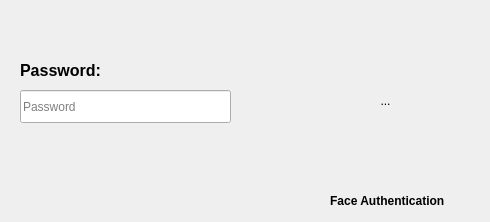
<?xml version="1.0" encoding="UTF-8"?>
<ui version="4.0">
 <class>authentication_form</class>
 <widget class="QWidget" name="authentication_form">
  <property name="windowModality">
   <enum>Qt::NonModal</enum>
  </property>
  <property name="geometry">
   <rect>
    <x>0</x>
    <y>0</y>
    <width>490</width>
    <height>222</height>
   </rect>
  </property>
  <property name="focusPolicy">
   <enum>Qt::StrongFocus</enum>
  </property>
  <property name="windowTitle">
   <string>Super User Authentication</string>
  </property>
  <widget class="QLabel" name="label">
   <property name="geometry">
    <rect>
     <x>310</x>
     <y>190</y>
     <width>151</width>
     <height>21</height>
    </rect>
   </property>
   <property name="font">
    <font>
     <family>Arial</family>
     <weight>75</weight>
     <bold>true</bold>
    </font>
   </property>
   <property name="text">
    <string> Face Authentication</string>
   </property>
   <property name="alignment">
    <set>Qt::AlignCenter</set>
   </property>
  </widget>
  <widget class="QToolButton" name="btn_faceAuth">
   <property name="geometry">
    <rect>
     <x>300</x>
     <y>20</y>
     <width>171</width>
     <height>161</height>
    </rect>
   </property>
   <property name="focusPolicy">
    <enum>Qt::TabFocus</enum>
   </property>
   <property name="styleSheet">
    <string notr="true">QToolButton{border: None;}</string>
   </property>
   <property name="text">
    <string>...</string>
   </property>
   <property name="icon">
    <iconset>
     <normaloff>../icons/facerecoglogo.png</normaloff>../icons/facerecoglogo.png</iconset>
   </property>
   <property name="iconSize">
    <size>
     <width>200</width>
     <height>200</height>
    </size>
   </property>
  </widget>
  <widget class="QLineEdit" name="pass_txt">
   <property name="geometry">
    <rect>
     <x>20</x>
     <y>90</y>
     <width>211</width>
     <height>33</height>
    </rect>
   </property>
   <property name="inputMask">
    <string/>
   </property>
   <property name="echoMode">
    <enum>QLineEdit::Password</enum>
   </property>
   <property name="placeholderText">
    <string>Password</string>
   </property>
  </widget>
  <widget class="QLabel" name="label_12">
   <property name="geometry">
    <rect>
     <x>230</x>
     <y>80</y>
     <width>61</width>
     <height>51</height>
    </rect>
   </property>
   <property name="text">
    <string/>
   </property>
   <property name="pixmap">
    <pixmap>../icons/forgot-password-icon-9.png</pixmap>
   </property>
   <property name="scaledContents">
    <bool>true</bool>
   </property>
  </widget>
  <widget class="QLabel" name="label_2">
   <property name="geometry">
    <rect>
     <x>20</x>
     <y>60</y>
     <width>81</width>
     <height>20</height>
    </rect>
   </property>
   <property name="font">
    <font>
     <family>Arial</family>
     <pointsize>12</pointsize>
     <weight>75</weight>
     <bold>true</bold>
    </font>
   </property>
   <property name="text">
    <string>Password:</string>
   </property>
   <property name="alignment">
    <set>Qt::AlignCenter</set>
   </property>
  </widget>
 </widget>
 <tabstops>
  <tabstop>pass_txt</tabstop>
  <tabstop>btn_faceAuth</tabstop>
 </tabstops>
 <resources/>
 <connections/>
</ui>
